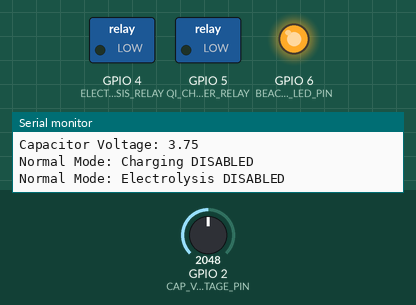
A sketch run on a simulated Seeed XIAO ESP32-C3. Shown: switched loads named in the sketch (green lamp = pin HIGH), output pins drawn as LEDs (lit = HIGH), the last lines printed to the serial monitor. The inputs (shaded band) are chosen by the test bench; at power-on: GPIO 2 (CAP_VOLTAGE_PIN) = 2048.

Above: at 5.8 s.
5.9 s: GPIO 2 (CAP_VOLTAGE_PIN) set to 2973
11.9 s: GPIO 2 (CAP_VOLTAGE_PIN) set to 3065
At 15.6 s:
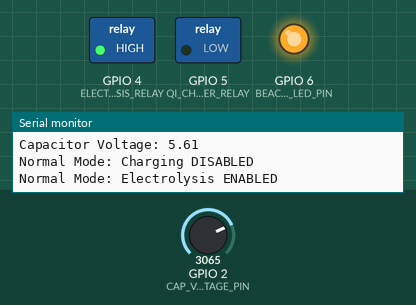
17.9 s: GPIO 2 (CAP_VOLTAGE_PIN) set to 3356
23.9 s: GPIO 2 (CAP_VOLTAGE_PIN) set to 3425
At 25.8 s:
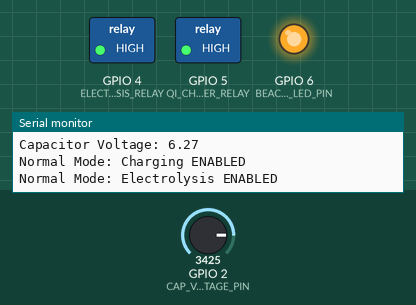
29.9 s: GPIO 2 (CAP_VOLTAGE_PIN) set to 2866
At 30.9 s:
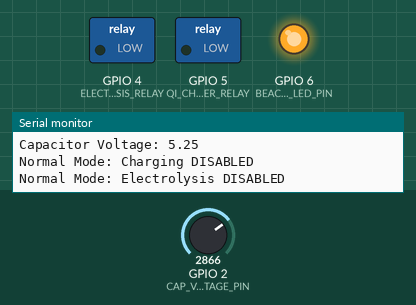
35.9 s: GPIO 2 (CAP_VOLTAGE_PIN) set to 3603
At 41.1 s:
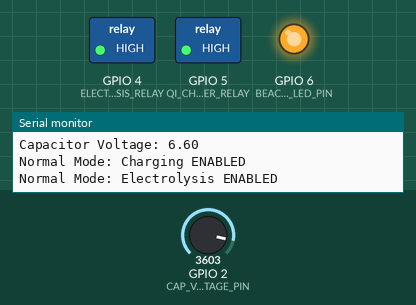
Timing chart, 0 to 42.6 s (numbered marks = the images above; inputs shaded):
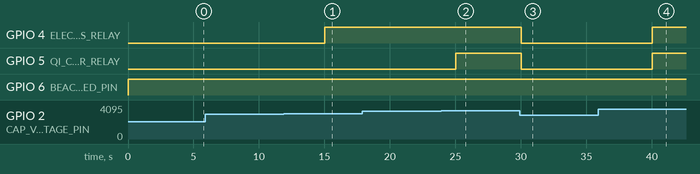

Measured:
- the behaviour switches between 3002 and 3003 on GPIO 2 (CAP_VOLTAGE_PIN) (found by bisection; images 0 and 1)
- the behaviour switches between 3385 and 3386 on GPIO 2 (CAP_VOLTAGE_PIN) (found by bisection; images 1 and 2)
- after the input at 11.9 s, GPIO 4 (ELECTROLYSIS_RELAY): LOW → HIGH after 3.1 s
- after the input at 23.9 s, GPIO 5 (QI_CHARGER_RELAY): LOW → HIGH after 1.1 s
- after the input at 29.9 s, GPIO 4 (ELECTROLYSIS_RELAY), GPIO 5 (QI_CHARGER_RELAY): HIGH → LOW after 0.12 s
- after the input at 35.9 s, GPIO 4 (ELECTROLYSIS_RELAY), GPIO 5 (QI_CHARGER_RELAY): LOW → HIGH after 4.1 s

The sketch:

power_router_firmware.ino
```cpp
// firmware/power_router_firmware.ino
// IX-PeySookaBlyad — Power Allocation Controller
// Platform: Seeed Studio XIAO ESP32-C3

// Pin definitions
#define ELECTROLYSIS_RELAY 4
#define QI_CHARGER_RELAY   5
#define BEACON_LED_PIN     6

// ADC pin for capacitor voltage
#define CAP_VOLTAGE_PIN    A0

// Thresholds (in volts)
const float V_ELECTROLYSIS_ON = 5.5;
const float V_CHARGER_ON      = 6.2;
const float V_SYSTEM_MIN      = 3.3;

bool stormMode = false;

void setup() {
  Serial.begin(115200);
  pinMode(ELECTROLYSIS_RELAY, OUTPUT);
  pinMode(QI_CHARGER_RELAY, OUTPUT);
  pinMode(BEACON_LED_PIN, OUTPUT);

  digitalWrite(ELECTROLYSIS_RELAY, LOW);
  digitalWrite(QI_CHARGER_RELAY, LOW);
  digitalWrite(BEACON_LED_PIN, LOW);

  Serial.println("Power Router Online");
}

void loop() {
  float capVoltage = readCapacitorVoltage();
  Serial.print("Capacitor Voltage: ");
  Serial.println(capVoltage);

  if (stormMode) {
    handleStormPriority(capVoltage);
  } else {
    handleNormalPriority(capVoltage);
  }

  delay(5000); // Check every 5 seconds
}

float readCapacitorVoltage() {
  int raw = analogRead(CAP_VOLTAGE_PIN);
  float voltage = (raw / 4095.0) * 7.5; // Adjust 7.5V max based on voltage divider
  return voltage;
}

void handleStormPriority(float v) {
  if (v > V_SYSTEM_MIN) {
    digitalWrite(ELECTROLYSIS_RELAY, HIGH);  // Always on during storm
    digitalWrite(BEACON_LED_PIN, HIGH);      // Alert mode
    digitalWrite(QI_CHARGER_RELAY, LOW);     // Charging disabled
    Serial.println("Storm Mode: Electrolysis ON, Charging OFF");
  } else {
    powerDownAll();
    Serial.println("Storm Mode: Low power fallback");
  }
}

void handleNormalPriority(float v) {
  if (v >= V_CHARGER_ON) {
    digitalWrite(QI_CHARGER_RELAY, HIGH);
    Serial.println("Normal Mode: Charging ENABLED");
  } else {
    digitalWrite(QI_CHARGER_RELAY, LOW);
    Serial.println("Normal Mode: Charging DISABLED");
  }

  if (v >= V_ELECTROLYSIS_ON) {
    digitalWrite(ELECTROLYSIS_RELAY, HIGH);
    Serial.println("Normal Mode: Electrolysis ENABLED");
  } else {
    digitalWrite(ELECTROLYSIS_RELAY, LOW);
    Serial.println("Normal Mode: Electrolysis DISABLED");
  }

  digitalWrite(BEACON_LED_PIN, HIGH); // Always on
}

void powerDownAll() {
  digitalWrite(ELECTROLYSIS_RELAY, LOW);
  digitalWrite(QI_CHARGER_RELAY, LOW);
  digitalWrite(BEACON_LED_PIN, LOW);
}
```
